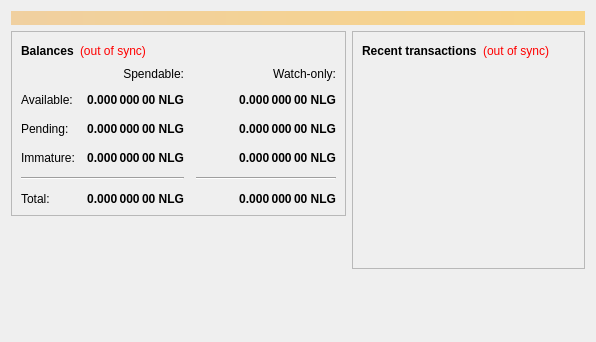
<?xml version="1.0" encoding="UTF-8"?>
<ui version="4.0">
 <class>OverviewPage</class>
 <widget class="QWidget" name="OverviewPage">
  <property name="geometry">
   <rect>
    <x>0</x>
    <y>0</y>
    <width>596</width>
    <height>342</height>
   </rect>
  </property>
  <property name="windowTitle">
   <string>Form</string>
  </property>
  <layout class="QVBoxLayout" name="topLayout">
   <item>
    <widget class="QLabel" name="labelAlerts">
     <property name="visible">
      <bool>false</bool>
     </property>
     <property name="styleSheet">
      <string notr="true">background-color: qlineargradient(x1: 0, y1: 0, x2: 1, y2: 0, stop:0 #F0D0A0, stop:1 #F8D488); color:#000000;</string>
     </property>
     <property name="wordWrap">
      <bool>true</bool>
     </property>
     <property name="margin">
      <number>3</number>
     </property>
    </widget>
   </item>
   <item>
    <layout class="QHBoxLayout" name="horizontalLayout" stretch="1,1">
     <item>
      <layout class="QVBoxLayout" name="verticalLayout_2">
       <item>
        <widget class="QFrame" name="frame">
         <property name="frameShape">
          <enum>QFrame::StyledPanel</enum>
         </property>
         <property name="frameShadow">
          <enum>QFrame::Raised</enum>
         </property>
         <layout class="QVBoxLayout" name="verticalLayout_4">
          <item>
           <layout class="QHBoxLayout" name="horizontalLayout_4">
            <item>
             <widget class="QLabel" name="label_5">
              <property name="font">
               <font>
                <weight>75</weight>
                <bold>true</bold>
               </font>
              </property>
              <property name="text">
               <string>Balances</string>
              </property>
             </widget>
            </item>
            <item>
             <widget class="QLabel" name="labelWalletStatus">
              <property name="cursor">
               <cursorShape>WhatsThisCursor</cursorShape>
              </property>
              <property name="toolTip">
               <string>The displayed information may be out of date. Your wallet automatically synchronizes with the Guldencoin network after a connection is established, but this process has not completed yet.</string>
              </property>
              <property name="styleSheet">
               <string notr="true">QLabel { color: red; }</string>
              </property>
              <property name="text">
               <string notr="true">(out of sync)</string>
              </property>
              <property name="alignment">
               <set>Qt::AlignLeading|Qt::AlignLeft|Qt::AlignVCenter</set>
              </property>
             </widget>
            </item>
            <item>
             <spacer name="horizontalSpacer_3">
              <property name="orientation">
               <enum>Qt::Horizontal</enum>
              </property>
              <property name="sizeHint" stdset="0">
               <size>
                <width>40</width>
                <height>20</height>
               </size>
              </property>
             </spacer>
            </item>
           </layout>
          </item>
          <item>
           <layout class="QGridLayout" name="gridLayout">
            <property name="spacing">
             <number>12</number>
            </property>
            <item row="2" column="2">
             <widget class="QLabel" name="labelWatchPending">
              <property name="font">
               <font>
                <weight>75</weight>
                <bold>true</bold>
               </font>
              </property>
              <property name="cursor">
               <cursorShape>IBeamCursor</cursorShape>
              </property>
              <property name="toolTip">
               <string>Unconfirmed transactions to watch-only addresses</string>
              </property>
              <property name="text">
               <string notr="true">0.000 000 00 NLG</string>
              </property>
              <property name="alignment">
               <set>Qt::AlignRight|Qt::AlignTrailing|Qt::AlignVCenter</set>
              </property>
              <property name="textInteractionFlags">
               <set>Qt::LinksAccessibleByMouse|Qt::TextSelectableByKeyboard|Qt::TextSelectableByMouse</set>
              </property>
             </widget>
            </item>
            <item row="2" column="1">
             <widget class="QLabel" name="labelUnconfirmed">
              <property name="font">
               <font>
                <weight>75</weight>
                <bold>true</bold>
               </font>
              </property>
              <property name="cursor">
               <cursorShape>IBeamCursor</cursorShape>
              </property>
              <property name="toolTip">
               <string>Total of transactions that have yet to be confirmed, and do not yet count toward the spendable balance</string>
              </property>
              <property name="text">
               <string notr="true">0.000 000 00 NLG</string>
              </property>
              <property name="alignment">
               <set>Qt::AlignRight|Qt::AlignTrailing|Qt::AlignVCenter</set>
              </property>
              <property name="textInteractionFlags">
               <set>Qt::LinksAccessibleByMouse|Qt::TextSelectableByKeyboard|Qt::TextSelectableByMouse</set>
              </property>
             </widget>
            </item>
            <item row="3" column="2">
             <widget class="QLabel" name="labelWatchImmature">
              <property name="font">
               <font>
                <weight>75</weight>
                <bold>true</bold>
               </font>
              </property>
              <property name="cursor">
               <cursorShape>IBeamCursor</cursorShape>
              </property>
              <property name="toolTip">
               <string>Mined balance in watch-only addresses that has not yet matured</string>
              </property>
              <property name="text">
               <string notr="true">0.000 000 00 NLG</string>
              </property>
              <property name="alignment">
               <set>Qt::AlignRight|Qt::AlignTrailing|Qt::AlignVCenter</set>
              </property>
              <property name="textInteractionFlags">
               <set>Qt::LinksAccessibleByMouse|Qt::TextSelectableByKeyboard|Qt::TextSelectableByMouse</set>
              </property>
             </widget>
            </item>
            <item row="4" column="0" colspan="2">
             <widget class="Line" name="line">
              <property name="orientation">
               <enum>Qt::Horizontal</enum>
              </property>
             </widget>
            </item>
            <item row="4" column="2">
             <widget class="Line" name="lineWatchBalance">
              <property name="sizePolicy">
               <sizepolicy hsizetype="Preferred" vsizetype="Fixed">
                <horstretch>0</horstretch>
                <verstretch>0</verstretch>
               </sizepolicy>
              </property>
              <property name="minimumSize">
               <size>
                <width>140</width>
                <height>0</height>
               </size>
              </property>
              <property name="orientation">
               <enum>Qt::Horizontal</enum>
              </property>
             </widget>
            </item>
            <item row="5" column="0">
             <widget class="QLabel" name="labelTotalText">
              <property name="text">
               <string>Total:</string>
              </property>
             </widget>
            </item>
            <item row="3" column="1">
             <widget class="QLabel" name="labelImmature">
              <property name="font">
               <font>
                <weight>75</weight>
                <bold>true</bold>
               </font>
              </property>
              <property name="cursor">
               <cursorShape>IBeamCursor</cursorShape>
              </property>
              <property name="toolTip">
               <string>Mined balance that has not yet matured</string>
              </property>
              <property name="text">
               <string notr="true">0.000 000 00 NLG</string>
              </property>
              <property name="alignment">
               <set>Qt::AlignRight|Qt::AlignTrailing|Qt::AlignVCenter</set>
              </property>
              <property name="textInteractionFlags">
               <set>Qt::LinksAccessibleByMouse|Qt::TextSelectableByKeyboard|Qt::TextSelectableByMouse</set>
              </property>
             </widget>
            </item>
            <item row="2" column="3">
             <spacer name="horizontalSpacer_2">
              <property name="orientation">
               <enum>Qt::Horizontal</enum>
              </property>
              <property name="sizeHint" stdset="0">
               <size>
                <width>40</width>
                <height>20</height>
               </size>
              </property>
             </spacer>
            </item>
            <item row="3" column="0">
             <widget class="QLabel" name="labelImmatureText">
              <property name="text">
               <string>Immature:</string>
              </property>
             </widget>
            </item>
            <item row="5" column="1">
             <widget class="QLabel" name="labelTotal">
              <property name="font">
               <font>
                <weight>75</weight>
                <bold>true</bold>
               </font>
              </property>
              <property name="cursor">
               <cursorShape>IBeamCursor</cursorShape>
              </property>
              <property name="toolTip">
               <string>Your current total balance</string>
              </property>
              <property name="text">
               <string notr="true">0.000 000 00 NLG</string>
              </property>
              <property name="alignment">
               <set>Qt::AlignRight|Qt::AlignTrailing|Qt::AlignVCenter</set>
              </property>
              <property name="textInteractionFlags">
               <set>Qt::LinksAccessibleByMouse|Qt::TextSelectableByKeyboard|Qt::TextSelectableByMouse</set>
              </property>
             </widget>
            </item>
            <item row="5" column="2">
             <widget class="QLabel" name="labelWatchTotal">
              <property name="font">
               <font>
                <weight>75</weight>
                <bold>true</bold>
               </font>
              </property>
              <property name="cursor">
               <cursorShape>IBeamCursor</cursorShape>
              </property>
              <property name="toolTip">
               <string>Current total balance in watch-only addresses</string>
              </property>
              <property name="text">
               <string notr="true">0.000 000 00 NLG</string>
              </property>
              <property name="alignment">
               <set>Qt::AlignRight|Qt::AlignTrailing|Qt::AlignVCenter</set>
              </property>
              <property name="textInteractionFlags">
               <set>Qt::LinksAccessibleByMouse|Qt::TextSelectableByKeyboard|Qt::TextSelectableByMouse</set>
              </property>
             </widget>
            </item>
            <item row="0" column="2">
             <widget class="QLabel" name="labelWatchonly">
              <property name="text">
               <string>Watch-only:</string>
              </property>
              <property name="alignment">
               <set>Qt::AlignRight|Qt::AlignTrailing|Qt::AlignVCenter</set>
              </property>
             </widget>
            </item>
            <item row="1" column="0">
             <widget class="QLabel" name="labelBalanceText">
              <property name="text">
               <string>Available:</string>
              </property>
             </widget>
            </item>
            <item row="1" column="1">
             <widget class="QLabel" name="labelBalance">
              <property name="font">
               <font>
                <weight>75</weight>
                <bold>true</bold>
               </font>
              </property>
              <property name="cursor">
               <cursorShape>IBeamCursor</cursorShape>
              </property>
              <property name="toolTip">
               <string>Your current spendable balance</string>
              </property>
              <property name="text">
               <string notr="true">0.000 000 00 NLG</string>
              </property>
              <property name="alignment">
               <set>Qt::AlignRight|Qt::AlignTrailing|Qt::AlignVCenter</set>
              </property>
              <property name="textInteractionFlags">
               <set>Qt::LinksAccessibleByMouse|Qt::TextSelectableByKeyboard|Qt::TextSelectableByMouse</set>
              </property>
             </widget>
            </item>
            <item row="1" column="2">
             <widget class="QLabel" name="labelWatchAvailable">
              <property name="font">
               <font>
                <weight>75</weight>
                <bold>true</bold>
               </font>
              </property>
              <property name="cursor">
               <cursorShape>IBeamCursor</cursorShape>
              </property>
              <property name="toolTip">
               <string>Your current balance in watch-only addresses</string>
              </property>
              <property name="text">
               <string notr="true">0.000 000 00 NLG</string>
              </property>
              <property name="alignment">
               <set>Qt::AlignRight|Qt::AlignTrailing|Qt::AlignVCenter</set>
              </property>
              <property name="textInteractionFlags">
               <set>Qt::LinksAccessibleByMouse|Qt::TextSelectableByKeyboard|Qt::TextSelectableByMouse</set>
              </property>
             </widget>
            </item>
            <item row="2" column="0">
             <widget class="QLabel" name="labelPendingText">
              <property name="text">
               <string>Pending:</string>
              </property>
             </widget>
            </item>
            <item row="0" column="1">
             <widget class="QLabel" name="labelSpendable">
              <property name="text">
               <string>Spendable:</string>
              </property>
              <property name="alignment">
               <set>Qt::AlignRight|Qt::AlignTrailing|Qt::AlignVCenter</set>
              </property>
             </widget>
            </item>
           </layout>
          </item>
         </layout>
        </widget>
       </item>
       <item>
        <spacer name="verticalSpacer">
         <property name="orientation">
          <enum>Qt::Vertical</enum>
         </property>
         <property name="sizeHint" stdset="0">
          <size>
           <width>20</width>
           <height>40</height>
          </size>
         </property>
        </spacer>
       </item>
      </layout>
     </item>
     <item>
      <layout class="QVBoxLayout" name="verticalLayout_3">
       <item>
        <widget class="QFrame" name="frame_2">
         <property name="frameShape">
          <enum>QFrame::StyledPanel</enum>
         </property>
         <property name="frameShadow">
          <enum>QFrame::Raised</enum>
         </property>
         <layout class="QVBoxLayout" name="verticalLayout">
          <item>
           <layout class="QHBoxLayout" name="horizontalLayout_2">
            <item>
             <widget class="QLabel" name="label_4">
              <property name="font">
               <font>
                <weight>75</weight>
                <bold>true</bold>
               </font>
              </property>
              <property name="text">
               <string>Recent transactions</string>
              </property>
             </widget>
            </item>
            <item>
             <widget class="QLabel" name="labelTransactionsStatus">
              <property name="cursor">
               <cursorShape>WhatsThisCursor</cursorShape>
              </property>
              <property name="toolTip">
               <string>The displayed information may be out of date. Your wallet automatically synchronizes with the Guldencoin network after a connection is established, but this process has not completed yet.</string>
              </property>
              <property name="styleSheet">
               <string notr="true">QLabel { color: red; }</string>
              </property>
              <property name="text">
               <string notr="true">(out of sync)</string>
              </property>
              <property name="alignment">
               <set>Qt::AlignRight|Qt::AlignTrailing|Qt::AlignVCenter</set>
              </property>
             </widget>
            </item>
            <item>
             <spacer name="horizontalSpacer">
              <property name="orientation">
               <enum>Qt::Horizontal</enum>
              </property>
              <property name="sizeHint" stdset="0">
               <size>
                <width>40</width>
                <height>20</height>
               </size>
              </property>
             </spacer>
            </item>
           </layout>
          </item>
          <item>
           <widget class="QListView" name="listTransactions">
            <property name="styleSheet">
             <string notr="true">QListView { background: transparent; }</string>
            </property>
            <property name="frameShape">
             <enum>QFrame::NoFrame</enum>
            </property>
            <property name="verticalScrollBarPolicy">
             <enum>Qt::ScrollBarAlwaysOff</enum>
            </property>
            <property name="horizontalScrollBarPolicy">
             <enum>Qt::ScrollBarAlwaysOff</enum>
            </property>
            <property name="selectionMode">
             <enum>QAbstractItemView::NoSelection</enum>
            </property>
           </widget>
          </item>
         </layout>
        </widget>
       </item>
       <item>
        <spacer name="verticalSpacer_2">
         <property name="orientation">
          <enum>Qt::Vertical</enum>
         </property>
         <property name="sizeHint" stdset="0">
          <size>
           <width>20</width>
           <height>40</height>
          </size>
         </property>
        </spacer>
       </item>
      </layout>
     </item>
    </layout>
   </item>
  </layout>
 </widget>
 <resources/>
 <connections/>
</ui>
